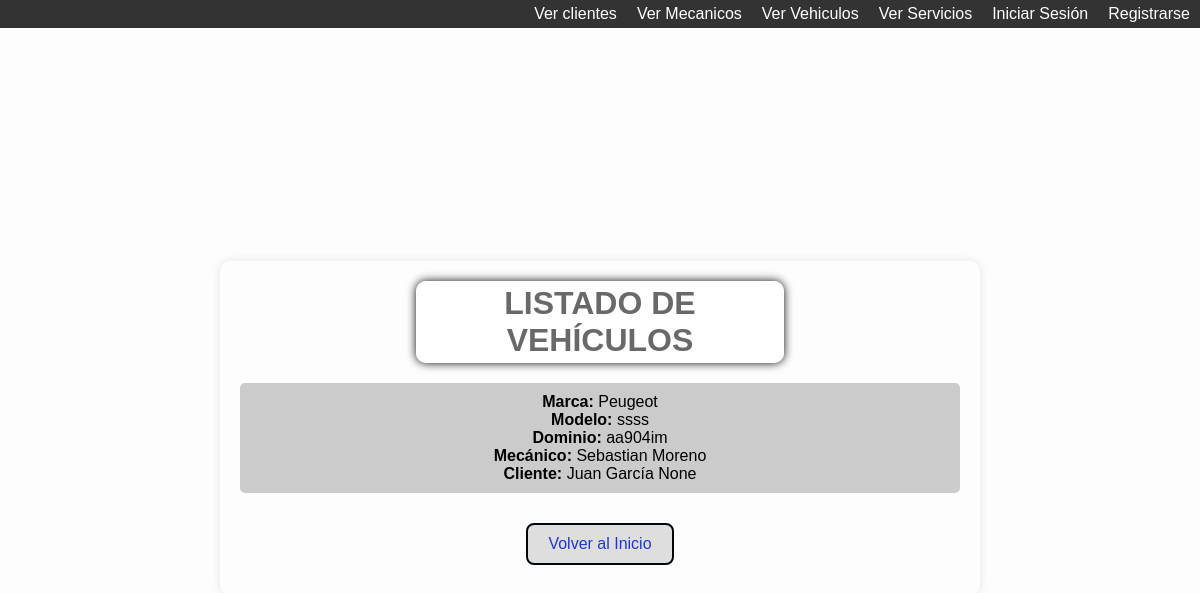
The app's page /vehiculo/list, older data.
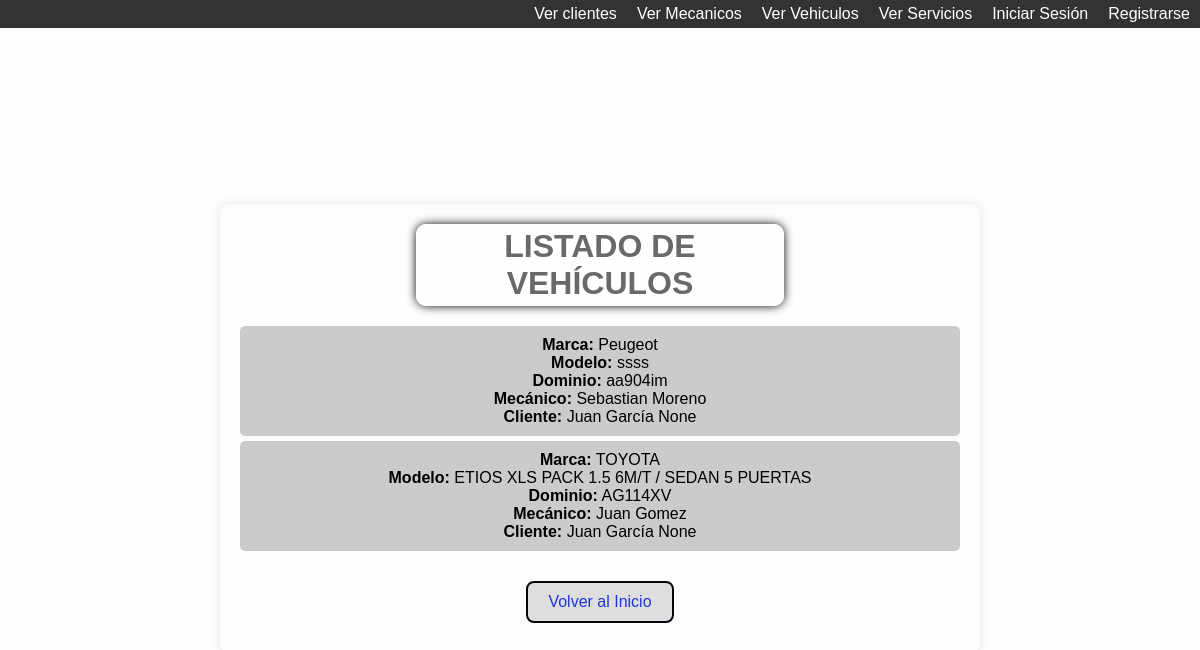
The same page, newer data.
### core/models.py (models this page shows, shortened)
class Vehiculo(models.Model):
    marca = models.CharField(max_length=50)
    modelo = models.CharField(max_length=50)
    dominio = models.CharField(max_length=50)
    mecanico = models.ForeignKey(Mecanico, on_delete=models.SET_NULL, null=True, blank=True)
    cliente = models.ForeignKey(Cliente, on_delete=models.SET_NULL, null=True, blank=True)

class Mecanico(models.Model):
    nombre = models.CharField(max_length=30)
    apellido = models.CharField(max_length=50)
    email = models.EmailField()
    def __str__(self) -> str:
        return f"{self.nombre} {self.apellido}"

class Cliente(models.Model):
    nombre = models.CharField(max_length=30)
    apellido = models.CharField(max_length=30)
    email = models.EmailField()
    celular = models.CharField(max_length=15, null=True, blank=True)
    def __str__(self) -> str:
        return f"{self.nombre} {self.apellido} {self.celular}"

### core/views.py (the view)
# urls.py: path("vehiculo/list", views.vehiculo_list, name="vehiculo_list"),
def vehiculo_list(request):
    consulta = models.Vehiculo.objects.all()
    contexto = {"vehiculo": consulta}
    return render(request, "core/vehiculo_list.html", contexto)

### core/templates/core/vehiculo_list.html (shortened to what this page needs)
{% extends 'core/base.html' %}
{% block contenido %}
<div class="overlay">
    <div class="container">
        <h1>LISTADO DE VEHÍCULOS</h1>
        <ul class="list-container">
            {% for vehiculo in vehiculo %}
                <li class="list-item">
                    <strong>Marca:</strong> {{ vehiculo.marca }}<br>
                    <strong>Modelo:</strong> {{ vehiculo.modelo }}<br>
                    <strong>Dominio:</strong> {{ vehiculo.dominio }}<br>
                    <strong>Mecánico:</strong> {{ vehiculo.mecanico }}<br>
                    <strong>Cliente:</strong> {{ vehiculo.cliente }}
                </li>
            {% endfor %}
        </ul>
        <a href="{% url 'index' %}" class="btn btn-back">Volver al Inicio</a>
    </div>
</div>
{% endblock contenido %}

Row changes from the older to the newer data that the page shows:
added Vehiculo: marca "TOYOTA", modelo "ETIOS XLS PACK 1.5 6M/T / SEDAN 5 PUERTAS", dominio "AG114XV", mecanico "Juan Gomez", cliente "Juan García None"
